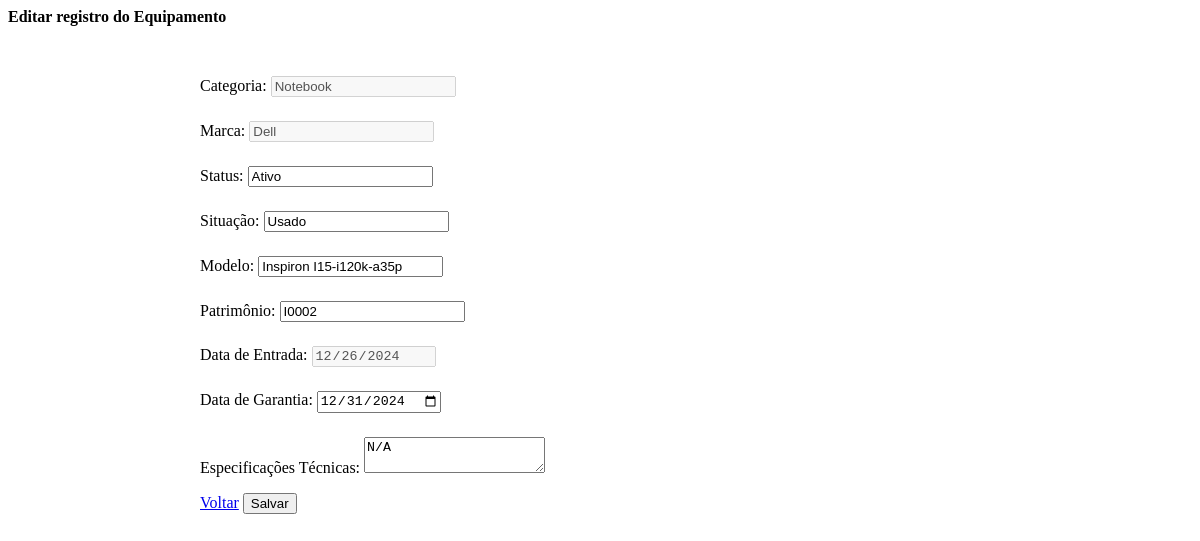
Screenshot of /scripts/editar.php?id=3 with the database file from the repository.
### tables this page shows
CREATE TABLE IF NOT EXISTS `produto` (
  `id` int NOT NULL AUTO_INCREMENT,
  `status` enum('Ativo','Inativo') NOT NULL DEFAULT 'Ativo',
  `categoria` varchar(255) NOT NULL,
  `marca` varchar(255) NOT NULL,
  `situacao` varchar(50) NOT NULL,
  `modelo` varchar(255) NOT NULL,
  `patrimonio` varchar(50) NOT NULL,
  `data_entrada` date NOT NULL,
  `data_garantia` date DEFAULT NULL,
  `espec_tecnicas` text,
  `updated_at` datetime DEFAULT CURRENT_TIMESTAMP ON UPDATE CURRENT_TIMESTAMP,
  PRIMARY KEY (`id`)
);

### inc/database.php (called while the page is built, shortened)
<?php
class database
{
    public function executarConsulta($sql, $params = []) {
        try {
            $pdo = new PDO('mysql:host=' . DB_HOST . ';dbname=' . DB_NAME, DB_USER, DB_PASS);
            $pdo->setAttribute(PDO::ATTR_ERRMODE, PDO::ERRMODE_EXCEPTION);
            $stmt = $pdo->prepare($sql);
            foreach ($params as $key => $value) {
                $stmt->bindValue($key, $value);
            }
            $stmt->execute();
            return $stmt->fetchAll(PDO::FETCH_ASSOC);
        } catch (PDOException $e) {
            echo "Erro na consulta: " . $e->getMessage();
        }
    }
}

### scripts/editar.php (the view, shortened to what this page needs)
<?php
include_once __DIR__ . '/../inc/database.php';
$id = $_GET['id'] ?? null;
$db = new database();
$sql = "SELECT * FROM produto WHERE id = :id";
$params = ['id' => $id];
$produto = $db->executarConsulta($sql, $params);
$produto = $produto[0];
?>
<div class="container mt-4 text-center text-uppercase">
    <div class="row">
        <div class="col">
            <h4>Editar registro do Equipamento</h4>
        </div>
    </div>
</div>
<div class="form-container shadow-lg p-3 mb-5 bg-light rounded mt-2" >
    <form method="post">
    <div class="form-group">
        <label>Categoria:</label>
        <input disabled type="text" class="form-control" name="categoria" value="<?php echo htmlspecialchars($produto['categoria']); ?>" required>
    </div>
    <div class="form-group">
        <label>Marca:</label>
        <input disabled type="text" class="form-control" name="marca" value="<?php echo htmlspecialchars($produto['marca']); ?>" required>
    </div>
    <div class="form-group">
        <label>Status:</label>
        <input type="text" class="form-control" name="status" value="<?php echo htmlspecialchars($produto['status']); ?>" required>
    </div>
    <div class="form-group">
        <label>Situação:</label>
        <input type="text" class="form-control" name="situacao" value="<?php echo htmlspecialchars($produto['situacao']); ?>" required>
    </div>
    <div class="form-group">
        <label>Modelo:</label>
        <input type="text" class="form-control" name="modelo" value="<?php echo htmlspecialchars($produto['modelo']); ?>" required>
    </div>
    <div class="form-group">
        <label>Patrimônio:</label>
        <input type="text" class="form-control" name="patrimonio" value="<?php echo htmlspecialchars($produto['patrimonio']); ?>" required>
    </div>
    <div class="form-group">
        <label>Data de Entrada:</label>
        <input disabled type="date" class="form-control" name="data_entrada" value="<?php echo htmlspecialchars($produto['data_entrada']); ?>" required>
    </div>
    <div class="form-group">
        <label>Data de Garantia:</label>
        <input type="date" class="form-control" name="data_garantia" value="<?php echo htmlspecialchars($produto['data_garantia']); ?>" required>
    </div>
    <div class="form-group">
        <label>Especificações Técnicas:</label>
        <textarea class="form-control" name="espec_tecnicas" required><?php echo htmlspecialchars($produto['espec_tecnicas']); ?></textarea>
    </div>
            <div class="d-grid gap-2 d-md-flex justify-content-md-end">
                <a onclick="return confirm('Sair sem salvar o registro?')" href="?rota=produto" class="btn btn-warning btn-lg me-md-2" title="voltar">
                    <i class="fa fa-eraser"></i>Voltar</a>
                <button type="submit" class="btn btn-primary btn-lg"><i class="fa fa-plus-square"></i> Salvar</button>
            </div>
        </form>
</div>

### scripts/editar.php (style rules this page uses)
.form-container { max-width: 800px; margin: 50px auto; }
.form-group { margin-top: 1.5rem; margin-bottom: 1rem; }

### rows the page displays
produto: categoria "Notebook", marca "Dell", status "Ativo", situacao "Usado", modelo "Inspiron I15-i120k-a35p", patrimonio "I0002", data_entrada "12/26/2024", data_garantia "12/31/2024", espec_tecnicas "N/A"
